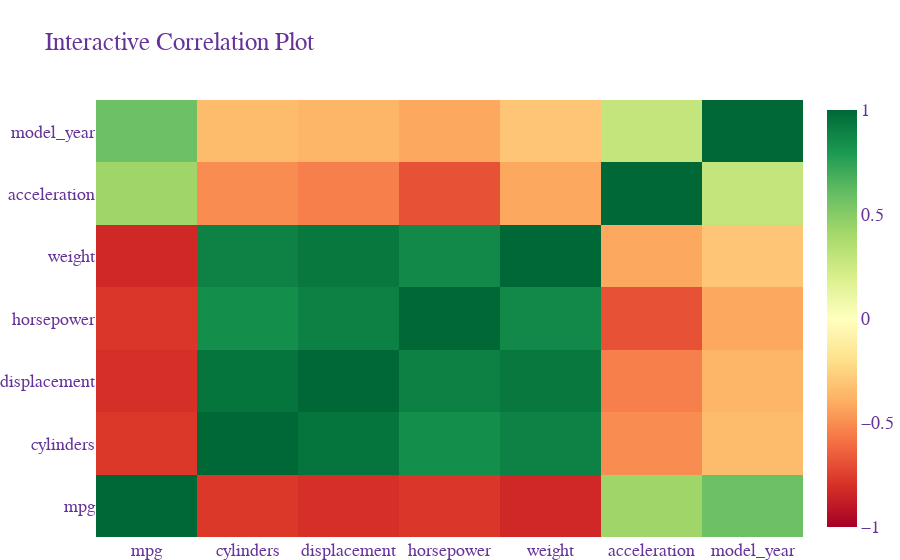

Notebook cell for this chart:
### Code cell
# Visualize correlation with a heatmap
df_corr = df.corr(method='pearson')             # Choose correlation method

fig = go.Figure(
    go.Heatmap(
        z = df_corr.values.tolist(),            # Set z values (list of numbers)
        x = df_corr.columns,                    # Set x values (list of strings)
        y = df_corr.columns,                    # Set y values (list of strings)
        colorscale = 'rdylgn',                  # Set the color scale
        zmin = -1,                              # Set min value
        zmax = 1                                # Set max value
    ),
)

fig.update_layout(
    title = "Interactive Correlation Plot",     # Set title of plot
     #xaxis_title = "X Axis Title",             # Set title of x axis 
     #yaxis_title = "Y Axis Title",             # Set title of y axis
    legend_title = "Legend Title",              # Set title of legend
    font = dict(
        family = "sans-serif, sans-serif",      # Set font and default font
        size = 18,                              # Set font size
        color = "RebeccaPurple"                 # Set font color
    ),
    margin = dict(l=0, r=0, b=0)
)

fig.show(config = {"displayModeBar": False})

### Figure 1 — Plotly figure (JSON) as saved in the notebook; plotly's stock layout.template omitted (floating-point values rounded to 4 significant figures)
{"data": [{"colorscale": [[0, "rgb(165,0,38)"], [0.1, "rgb(215,48,39)"], [0.2, "rgb(244,109,67)"], [0.3, "rgb(253,174,97)"], [0.4, "rgb(254,224,139)"], [0.5, "rgb(255,255,191)"], [0.6, "rgb(217,239,139)"], [0.7, "rgb(166,217,106)"], [0.8, "rgb(102,189,99)"], [0.9, "rgb(26,152,80)"], [1, "rgb(0,104,55)"]], "type": "heatmap", "x": ["mpg", "cylinders", "displacement", "horsepower", "weight", "acceleration", "model_year"], "y": ["mpg", "cylinders", "displacement", "horsepower", "weight", "acceleration", "model_year"], "z": [[1, -0.7754, -0.8042, -0.7784, -0.8317, 0.4203, 0.5793], [-0.7754, 1, 0.9507, 0.843, 0.896, -0.5054, -0.3487], [-0.8042, 0.9507, 1, 0.8973, 0.9328, -0.5437, -0.3702], [-0.7784, 0.843, 0.8973, 1, 0.8645, -0.6892, -0.4164], [-0.8317, 0.896, 0.9328, 0.8645, 1, -0.4175, -0.3066], [0.4203, -0.5054, -0.5437, -0.6892, -0.4175, 1, 0.2881], [0.5793, -0.3487, -0.3702, -0.4164, -0.3066, 0.2881, 1]], "zmax": 1, "zmin": -1}], "layout": {"autosize": true, "font": {"color": "RebeccaPurple", "family": "sans-serif, sans-serif", "size": 18}, "legend": {"title": {"text": "Legend Title"}}, "margin": {"b": 0, "l": 0, "r": 0}, "title": {"text": "Interactive Correlation Plot"}, "xaxis": {"autorange": true, "range": [-0.5, 6.5], "type": "category"}, "yaxis": {"autorange": true, "range": [-0.5, 6.5], "type": "category"}}}
